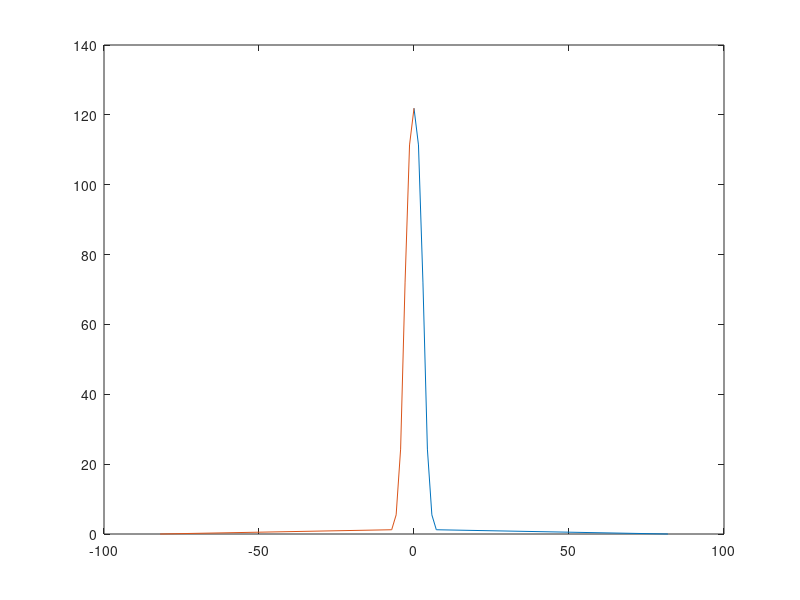
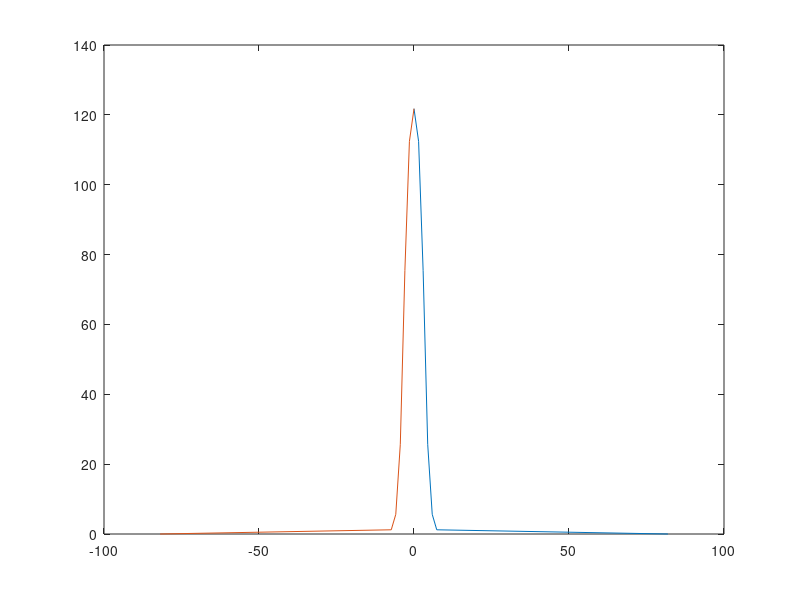
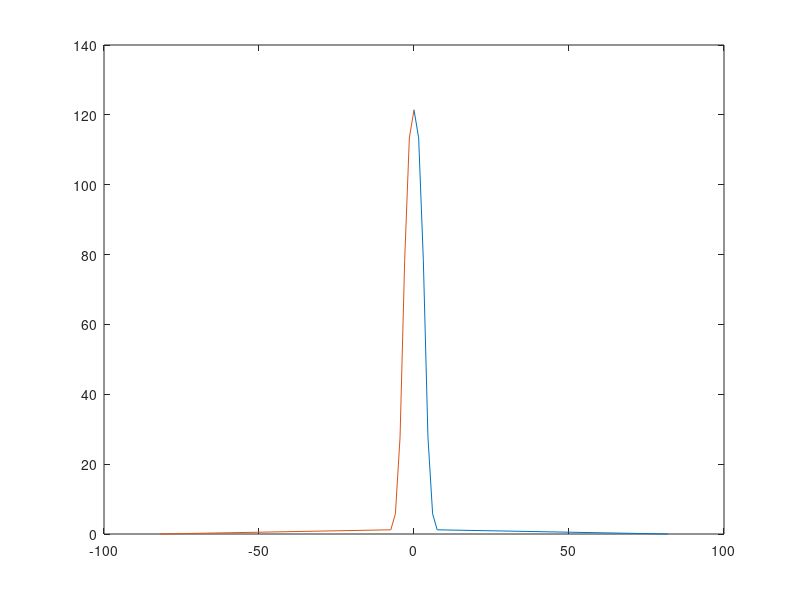
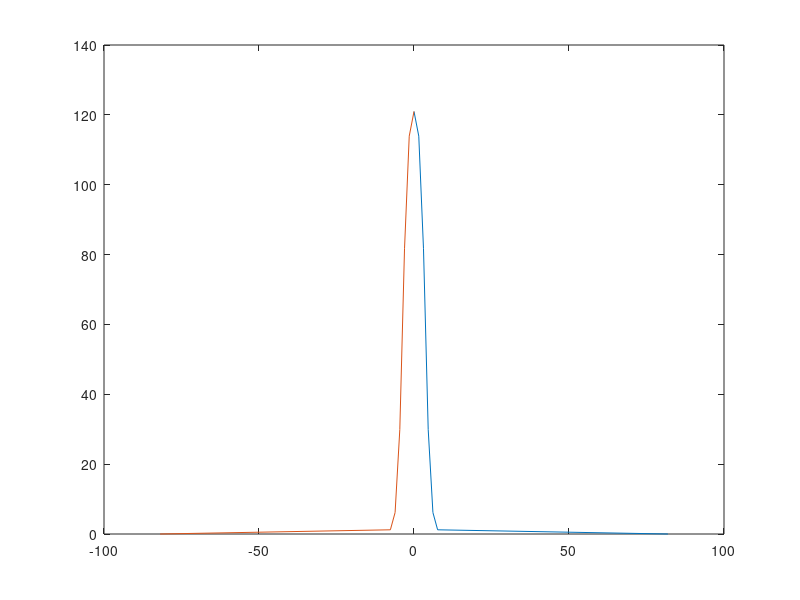

Reproduce these figures in MATLAB, in order.
close all;
AA=load('bd.txt');
n=max(length(AA));
for i=1:50 %parcours i=1:50  puis i=51:100 ....i=3101:3135
xx=[0 AA(i,7) AA(i,9) AA(i,11) AA(i,13) AA(i,15) AA(i,16)];
yy=[AA(i,5) AA(i,6) AA(i,8) AA(i,10) AA(i,12) AA(i,14) 0];
figure;
plot(xx,yy);hold on;
plot(-xx,yy);
end